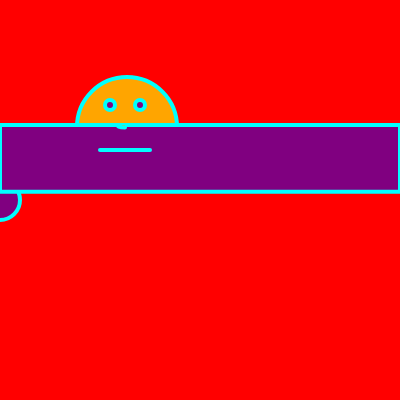
Frame 1 (no input)
Frame 60 (no input): identical to frame 1, image omitted
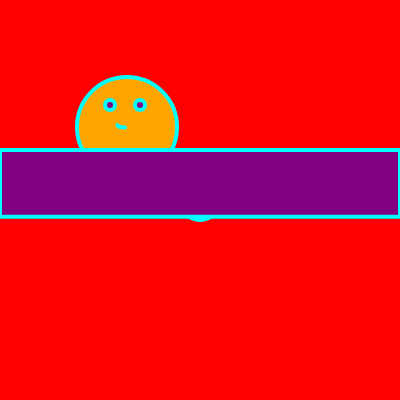
Frame 120 (the mouse pressed at the canvas centre since frame 60)

The p5.js sketch that drew these frames (run headless with seeded random() and noise() and a simulated clock; from frame 60 on, the mouse is pressed at the canvas centre):

// p5.js sketch
// ── sketch.js
var posX = 0;
var posY = 0;
var directionY = false;

var startButton;
var startBounce = false;

var linePoints = [0, 0, 400, 0];


function setup() {

    createCanvas(400, 400);


startButton = createButton("start");
startButton.position(0, 400);
startButton.mousePressed(function(){
    posY = 0;
    if (startBounce == false) {
        startBounce = true;
    }else{
        startBounce = false;
    }
});



}

function draw() {


frameRate (80);

background('red');

    if (startBounce == true){

    ellipse(width / 2, posY, 50, 50);

    if (directionY == false){
        posY++;
    } else {
        posY--;

    }
        if (posY >=height) {
            directionY = true;
        }

    if (posY <=0){
        directionY = false;
       }

    }

    fill('orange');
    stroke("cyan");
    strokeWeight(4);



    ellipse(127,127,100,100);

    fill('purple');
    ellipse(110,105,10,10);
    ellipse(mouseX,height/2,width/10,height/10);

rect (0,map(mouseY,0,height,125,175),width,height/6);


    fill('purple');
    ellipse(140,105,10,10)

    fill('orange');
    arc(125,125, 15, 5, HALF_PI, PI);

    line(100,150,150,150)


}
